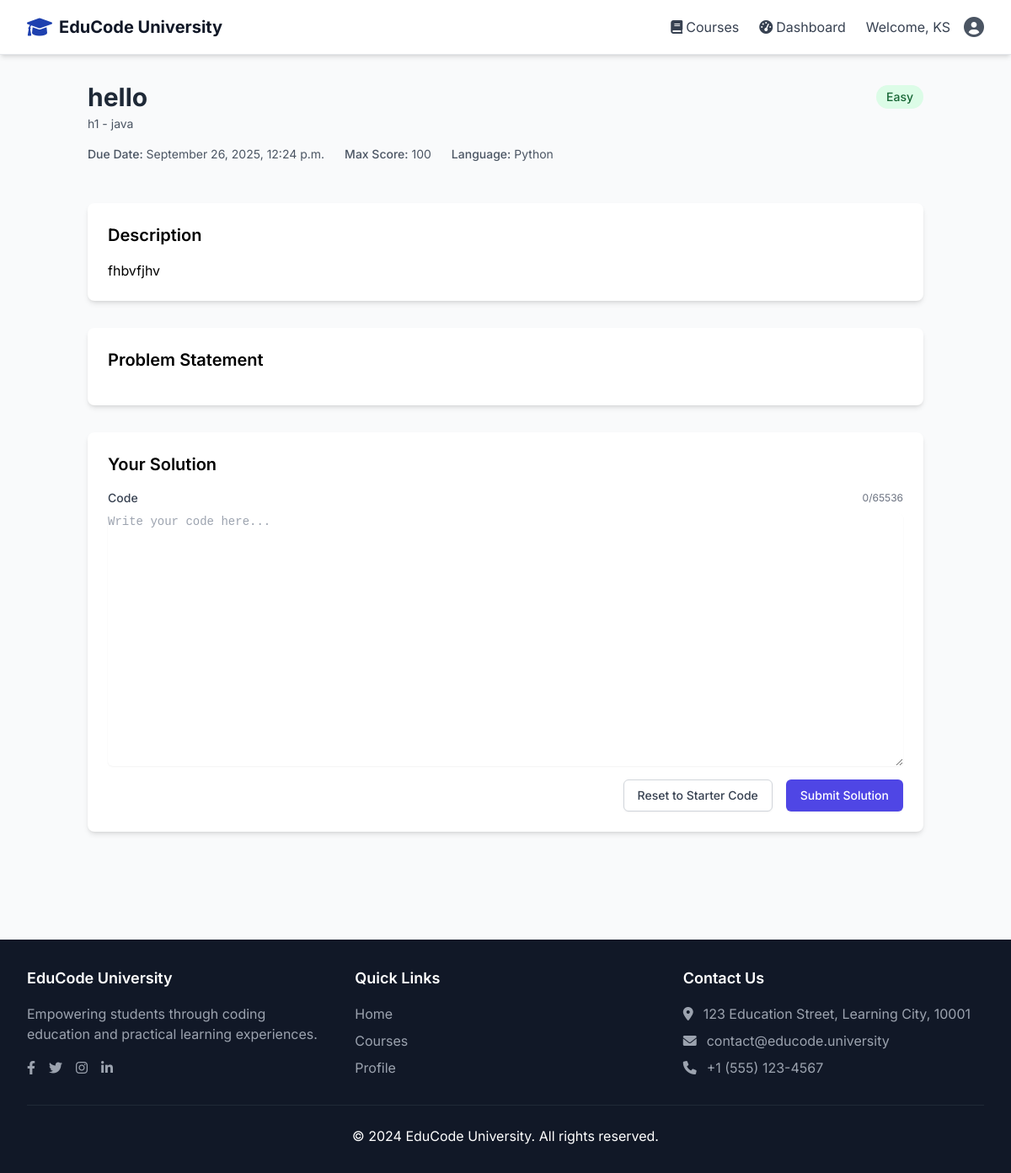
The page /assignments/1/ (signed in) on the database its author committed.
### accounts/models.py (models this page shows, shortened)
class User(AbstractUser):
    ROLE_CHOICES = [
        ('student', 'Student'),
        ('teacher', 'Teacher'),
        ('admin', 'Admin'),
    ]
    role = models.CharField(max_length=10, choices=ROLE_CHOICES, default='student')
    phone = models.CharField(max_length=15, blank=True, null=True)
    bio = models.TextField(blank=True, null=True)
    profile_picture = models.ImageField(upload_to='profile_pics/', blank=True, null=True)
    university_id = models.CharField(max_length=20, blank=True, null=True)
    department = models.CharField(max_length=100, blank=True, null=True)
    created_at = models.DateTimeField(auto_now_add=True)
    updated_at = models.DateTimeField(auto_now=True)

### assignments/models.py (models this page shows, shortened)
class Assignment(models.Model):
    DIFFICULTY_CHOICES = [
        ('easy', 'Easy'),
        ('medium', 'Medium'),
        ('hard', 'Hard')
    ]
    course = models.ForeignKey(Course, on_delete=models.CASCADE, related_name='assignments')
    title = models.CharField(max_length=200)
    description = models.TextField()
    problem_statement = models.TextField()
    constraints = models.TextField(blank=True, help_text="Input constraints and limits")
    sample_input = models.TextField(blank=True)
    sample_output = models.TextField(blank=True)
    difficulty = models.CharField(max_length=10, choices=DIFFICULTY_CHOICES, default='easy')
    max_score = models.IntegerField(default=100)
    programming_language = models.CharField(
        max_length=50,
        choices=[
            ('python', 'Python'),
            ('java', 'Java'),
            ('cpp', 'C++'),
            ('c', 'C'),
            ('javascript', 'JavaScript')
        ],
        default='python'
    )
    time_limit_seconds = models.IntegerField(default=2)
    memory_limit_mb = models.IntegerField(default=128)
    starter_code = models.TextField(blank=True, help_text="Initial code template for students")
    solution_code = models.TextField(help_text="Teacher's solution (hidden from students)")
    assignment_file = models.FileField(upload_to='assignments/', blank=True, null=True, help_text="Upload assignment document or additional resources")
    due_date = models.DateTimeField()
    is_active = models.BooleanField(default=True)
    allow_multiple_submissions = models.BooleanField(default=True)
    created_at = models.DateTimeField(auto_now_add=True)
    updated_at = models.DateTimeField(auto_now=True)

### courses/models.py (models this page shows, shortened)
class Course(models.Model):
    title = models.CharField(max_length=200)
    description = models.TextField()
    instructor = models.ForeignKey(
        settings.AUTH_USER_MODEL,
        on_delete=models.CASCADE,
        related_name='courses_taught',
        limit_choices_to={'role': 'teacher'}
    )
    thumbnail = models.ImageField(upload_to='course_thumbnails/', blank=True, null=True)
    code = models.CharField(max_length=20, unique=True)  # e.g., CS101, MATH201
    credits = models.IntegerField(default=3)
    duration_weeks = models.IntegerField(default=16)
    difficulty_level = models.CharField(
        max_length=20,
        choices=[
            ('beginner', 'Beginner'),
            ('intermediate', 'Intermediate'),
            ('advanced', 'Advanced')
        ],
        default='beginner'
    )
    programming_language = models.CharField(
        max_length=50,
        choices=[
            ('python', 'Python'),
            ('java', 'Java'),
            ('cpp', 'C++'),
            ('c', 'C'),
            ('javascript', 'JavaScript'),
            ('multiple', 'Multiple Languages')
        ],
        default='python'
    )
    price = models.DecimalField(max_digits=10, decimal_places=2, default=0.00)
    is_free = models.BooleanField(default=False)
    category = models.CharField(
        max_length=50,
        choices=[
            ('programming', 'Programming'),
            ('data_science', 'Data Science'),
            ('web_development', 'Web Development'),
            ('mobile_development', 'Mobile Development'),
            ('devops', 'DevOps'),
            ('design', 'Design'),
            ('business', 'Business'),
            ('other', 'Other')
        ],
        default='programming'
    )
    is_active = models.BooleanField(default=True)
    enrollment_limit = models.IntegerField(default=50)
    start_date = models.DateField()
    end_date = models.DateField()
    created_at = models.DateTimeField(auto_now_add=True)
    updated_at = models.DateTimeField(auto_now=True)

### assignments/views.py (the view)
# urls.py: path('<int:assignment_id>/', views.assignment_detail, name='assignment_detail'),
@login_required
def assignment_detail(request, assignment_id):
    assignment = get_object_or_404(Assignment, id=assignment_id)
    if not assignment.course.enrollments.filter(student=request.user).exists():
        messages.error(request, "You must be enrolled in this course to view assignments.")
        return redirect('courses:course_list')
    submissions = Submission.objects.filter(
        assignment=assignment,
        student=request.user
    ).order_by('-submitted_at')
    context = {
        'assignment': assignment,
        'submissions': submissions,
        'starter_code': assignment.starter_code,
    }
    return render(request, 'assignments/assignment_detail.html', context)

### templates/assignments/assignment_detail.html (shortened to what this page needs)
{% extends 'base.html' %}
{% load static %}
{% block content %}
<div class="container mx-auto px-4 py-8">
    <div class="mb-8">
        <div class="flex justify-between items-center">
            <h1 class="text-3xl font-bold text-gray-800">{{ assignment.title }}</h1>
            <span class="px-3 py-1 rounded-full text-sm font-medium
                {% if assignment.difficulty == 'easy' %}bg-green-100 text-green-800{% endif %}
            ">
                {{ assignment.get_difficulty_display }}
            </span>
        </div>
        <p class="text-sm text-gray-600 mt-1">{{ assignment.course.code }} - {{ assignment.course.title }}</p>
        <div class="flex items-center mt-4 text-sm text-gray-600">
            <div class="mr-6">
                <span class="font-medium">Due Date:</span>
                <span>{{ assignment.due_date|date:"F j, Y, g:i a" }}</span>
            </div>
            <div class="mr-6">
                <span class="font-medium">Max Score:</span>
                <span>{{ assignment.max_score }}</span>
            </div>
            <div>
                <span class="font-medium">Language:</span>
                <span>{{ assignment.get_programming_language_display }}</span>
            </div>
        </div>
    </div>
    <div class="bg-white rounded-lg shadow-md p-6 mb-8">
        <h2 class="text-xl font-semibold mb-4">Description</h2>
        <div class="prose max-w-none">
            {{ assignment.description|linebreaks }}
        </div>
    </div>
    <div class="bg-white rounded-lg shadow-md p-6 mb-8">
        <h2 class="text-xl font-semibold mb-4">Problem Statement</h2>
    </div>
    <div class="bg-white rounded-lg shadow-md p-6 mb-8">
        <h2 class="text-xl font-semibold mb-4">Your Solution</h2>
        <div class="mb-4">
            <div class="flex justify-between items-center mb-2">
                <label for="code" class="block text-sm font-medium text-gray-700">Code</label>
                <div class="text-xs text-gray-500" id="code-size-indicator">0/65536</div>
            </div>
            <textarea id="code" name="code" rows="15"
                class="block w-full rounded-md border-gray-300 shadow-sm focus:border-indigo-500 focus:ring-indigo-500 font-mono text-sm"
                placeholder="Write your code here...">{{ starter_code }}</textarea>
        </div>
        <div class="flex justify-end space-x-4">
            <button type="button" id="reset-code" class="px-4 py-2 border border-gray-300 rounded-md shadow-sm text-sm font-medium text-gray-700 bg-white hover:bg-gray-50 focus:outline-none focus:ring-2 focus:ring-offset-2 focus:ring-indigo-500">
                Reset to Starter Code
            </button>
            <button type="button" id="submit-code" class="px-4 py-2 border border-transparent rounded-md shadow-sm text-sm font-medium text-white bg-indigo-600 hover:bg-indigo-700 focus:outline-none focus:ring-2 focus:ring-offset-2 focus:ring-indigo-500">
                Submit Solution
            </button>
        </div>
    </div>
</div>
{% endblock %}

### templates/base.html (shortened to what this page needs)
<!DOCTYPE html>
<html lang="en">
<head>
    <script src="https://cdn.tailwindcss.com"></script>
    <link href="https://cdnjs.cloudflare.com/ajax/libs/font-awesome/6.0.0/css/all.min.css" rel="stylesheet">
</head>
<body class="bg-gray-50 min-h-screen">
    <nav class="bg-white shadow-md border-b sticky top-0 z-50 transition-all duration-300">
        <div class="max-w-7xl mx-auto px-4 sm:px-6 lg:px-8">
            <div class="flex justify-between h-16">
                <div class="flex items-center">
                    <a href="{% url 'home' %}" class="flex items-center space-x-2 hover-scale">
                        <i class="fas fa-graduation-cap text-2xl text-primary"></i>
                        <span class="text-xl font-bold text-gray-900">EduCode University</span>
                    </a>
                </div>
                <div class="hidden md:flex items-center space-x-6">
                    {% if user.is_authenticated %}
                        <a href="{% url 'courses:course_list' %}" class="text-gray-700 hover:text-primary flex items-center space-x-1 transition duration-300 ease-in-out hover:scale-105">
                            <i class="fas fa-book"></i>
                            <span>Courses</span>
                        </a>
                        {% if user.role == 'student' %}
                            <a href="{% url 'courses:student_dashboard' %}" class="text-gray-700 hover:text-primary flex items-center space-x-1 transition duration-300 ease-in-out hover:scale-105">
                                <i class="fas fa-tachometer-alt"></i>
                                <span>Dashboard</span>
                            </a>
                        {% elif user.role == 'instructor' %}
                            <a href="{% url 'courses:instructor_dashboard' %}" class="text-gray-700 hover:text-primary flex items-center space-x-1 transition duration-300 ease-in-out hover:scale-105">
                                <i class="fas fa-chalkboard-teacher"></i>
                                <span>Instructor</span>
                            </a>
                        {% endif %}
                        <div class="flex items-center space-x-4">
                            <span class="text-gray-700 hidden lg:inline">Welcome, {{ user.username }}</span>
                            <div class="relative">
                                <button type="button" class="flex items-center text-sm rounded-full focus:outline-none focus:ring-2 focus:ring-offset-2 focus:ring-primary transition duration-300 ease-in-out hover:scale-105" id="user-menu-button">
                                    <i class="fas fa-user-circle text-2xl text-gray-600"></i>
                                </button>
                            </div>
                        </div>
                    {% endif %}
                </div>
            </div>
        </div>
    </nav>
    <main class="animate-fade-in">
        {% block content %}
        {% endblock %}
    </main>
    <footer class="bg-gray-900 text-white mt-16">
        <div class="max-w-7xl mx-auto px-4 sm:px-6 lg:px-8 py-8">
            <div class="grid grid-cols-1 md:grid-cols-3 gap-8 mb-8">
                <div>
                    <h3 class="text-lg font-semibold mb-4 text-white">EduCode University</h3>
                    <p class="text-gray-400 mb-4">Empowering students through coding education and practical learning experiences.</p>
                    <div class="flex space-x-4">
                        <a href="#" class="text-gray-400 hover:text-white transition-colors duration-300">
                            <i class="fab fa-facebook-f"></i>
                        </a>
                        <a href="#" class="text-gray-400 hover:text-white transition-colors duration-300">
                            <i class="fab fa-twitter"></i>
                        </a>
                        <a href="#" class="text-gray-400 hover:text-white transition-colors duration-300">
                            <i class="fab fa-instagram"></i>
                        </a>
                        <a href="#" class="text-gray-400 hover:text-white transition-colors duration-300">
                            <i class="fab fa-linkedin-in"></i>
                        </a>
                    </div>
                </div>
                <div>
                    <h3 class="text-lg font-semibold mb-4 text-white">Quick Links</h3>
                    <ul class="space-y-2">
                        <li><a href="{% url 'home' %}" class="text-gray-400 hover:text-white transition-colors duration-300">Home</a></li>
                        <li><a href="{% url 'courses:course_list' %}" class="text-gray-400 hover:text-white transition-colors duration-300">Courses</a></li>
                        {% if user.is_authenticated %}
                            <li><a href="{% url 'accounts:profile' %}" class="text-gray-400 hover:text-white transition-colors duration-300">Profile</a></li>
                        {% else %}
                            <li><a href="{% url 'accounts:login' %}" class="text-gray-400 hover:text-white transition-colors duration-300">Login</a></li>
                            <li><a href="{% url 'accounts:register' %}" class="text-gray-400 hover:text-white transition-colors duration-300">Register</a></li>
                        {% endif %}
                    </ul>
                </div>
                <div>
                    <h3 class="text-lg font-semibold mb-4 text-white">Contact Us</h3>
                    <ul class="space-y-2 text-gray-400">
                        <li class="flex items-start">
                            <i class="fas fa-map-marker-alt mt-1 mr-3"></i>
                            <span>123 Education Street, Learning City, 10001</span>
                        </li>
                        <li class="flex items-center">
                            <i class="fas fa-envelope mr-3"></i>
                            <span>contact@educode.university</span>
                        </li>
                        <li class="flex items-center">
                            <i class="fas fa-phone mr-3"></i>
                            <span>+1 (555) 123-4567</span>
                        </li>
                    </ul>
                </div>
            </div>
            <div class="border-t border-gray-800 pt-6 text-center">
                <p>&copy; 2024 EduCode University. All rights reserved.</p>
            </div>
        </div>
    </footer>
</body>
</html>

### templates/base.html (style rules this page uses)
body { font-family: 'Inter', sans-serif; }
.animate-fade-in { animation: fadeIn 0.5s ease-in-out; }
.hover-scale { transition: transform 0.3s ease; }

### rows shown on the page
User: username "KS"
Assignment: title "hello", difficulty "Easy", course.code "h1", course "java", due_date "September 26, 2025, 12:24 p.m.", max_score "100", programming_language "Python", description "fhbvfjhv"
